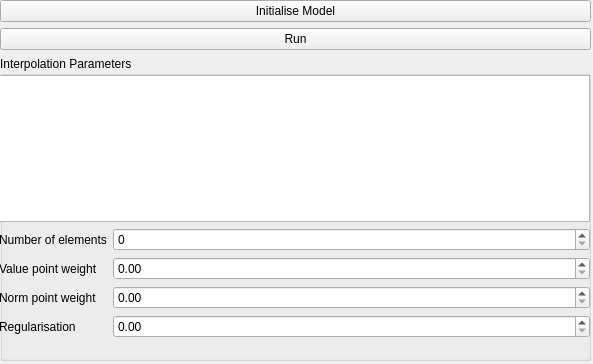
<?xml version="1.0" encoding="UTF-8"?>
<ui version="4.0">
 <class>Form</class>
 <widget class="QWidget" name="Form">
  <property name="geometry">
   <rect>
    <x>0</x>
    <y>0</y>
    <width>593</width>
    <height>364</height>
   </rect>
  </property>
  <property name="windowTitle">
   <string>Form</string>
  </property>
  <widget class="QWidget" name="verticalLayoutWidget_13">
   <property name="geometry">
    <rect>
     <x>0</x>
     <y>0</y>
     <width>591</width>
     <height>361</height>
    </rect>
   </property>
   <layout class="QVBoxLayout" name="verticalLayout_16">
    <item>
     <layout class="QVBoxLayout" name="verticalLayout_17">
      <item>
       <widget class="QPushButton" name="initModel">
        <property name="text">
         <string>Initialise Model</string>
        </property>
       </widget>
      </item>
      <item>
       <widget class="QPushButton" name="runModelButton">
        <property name="text">
         <string>Run</string>
        </property>
       </widget>
      </item>
      <item>
       <widget class="QGroupBox" name="groupBox_8">
        <property name="title">
         <string>Interpolation Parameters</string>
        </property>
        <widget class="QWidget" name="verticalLayoutWidget_15">
         <property name="geometry">
          <rect>
           <x>-1</x>
           <y>19</y>
           <width>591</width>
           <height>263</height>
          </rect>
         </property>
         <layout class="QVBoxLayout" name="verticalLayout_18">
          <item>
           <widget class="QListWidget" name="modelList"/>
          </item>
          <item>
           <spacer name="featureProperties">
            <property name="orientation">
             <enum>Qt::Vertical</enum>
            </property>
            <property name="sizeHint" stdset="0">
             <size>
              <width>20</width>
              <height>40</height>
             </size>
            </property>
           </spacer>
          </item>
          <item>
           <layout class="QFormLayout" name="formLayout_6">
            <item row="0" column="0">
             <widget class="QLabel" name="numberOfElementsLabel">
              <property name="text">
               <string>Number of elements</string>
              </property>
             </widget>
            </item>
            <item row="0" column="1">
             <widget class="QSpinBox" name="numberOfElementsSpinBox">
              <property name="maximum">
               <number>10000000</number>
              </property>
             </widget>
            </item>
            <item row="1" column="0">
             <widget class="QLabel" name="valuePointWeightLabel">
              <property name="text">
               <string>Value point weight</string>
              </property>
             </widget>
            </item>
            <item row="2" column="0">
             <widget class="QLabel" name="normPointWeightLabel">
              <property name="text">
               <string>Norm point weight</string>
              </property>
             </widget>
            </item>
            <item row="3" column="0">
             <widget class="QLabel" name="regularisationLabel">
              <property name="text">
               <string>Regularisation</string>
              </property>
             </widget>
            </item>
            <item row="3" column="1">
             <widget class="QDoubleSpinBox" name="regularisationSpin">
              <property name="maximum">
               <double>50.000000000000000</double>
              </property>
             </widget>
            </item>
            <item row="2" column="1">
             <widget class="QDoubleSpinBox" name="npwSpin"/>
            </item>
            <item row="1" column="1">
             <widget class="QDoubleSpinBox" name="cpwSpin"/>
            </item>
           </layout>
          </item>
         </layout>
        </widget>
       </widget>
      </item>
     </layout>
    </item>
   </layout>
  </widget>
 </widget>
 <resources/>
 <connections/>
</ui>
